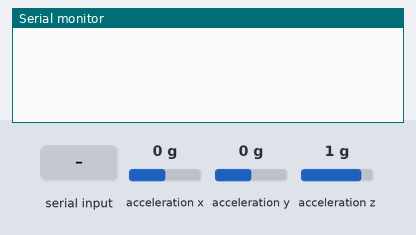
Bench run of a sketch on a simulated Arduino Uno, built with avr-gcc and run on an emulated ATmega328P. Parts: the last lines printed to the serial monitor. Inputs (shaded band) come from the test bench; at power-on: acceleration x 0 g, acceleration y 0 g, acceleration z 1 g.

Above: at 1.2 s.
1.3 s: "a" received over Serial
At 1.9 s:
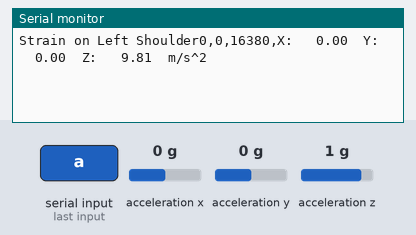
2.8 s: "b" received over Serial
At 3.9 s:
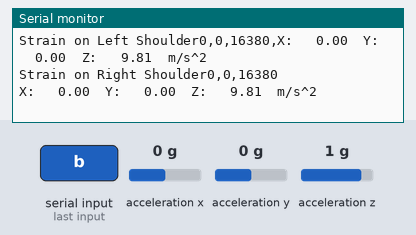
4.3 s: "c" received over Serial
At 5.5 s:
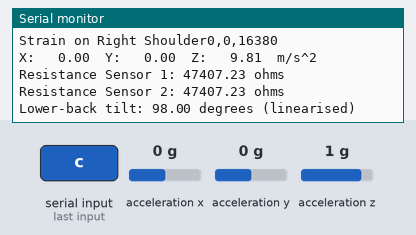

The sketch:

final_project.ino
```cpp
#include <Wire.h>                                     // I2C Wire Library

// Adafruit Libraries
#include <Adafruit_MMA8451.h>
#include <Adafruit_Sensor.h>


//Defining the object for each sensor, mma and mma2
Adafruit_MMA8451 mma  = Adafruit_MMA8451();
Adafruit_MMA8451 mma2 = Adafruit_MMA8451();

const int FLEX_PIN_1 = A0;
const int FLEX_PIN_2 = A1;

const float VCC = 4.98; // Measured voltage of Ardunio 5V line
const float R_DIV = 47500.0; // Measured resistance of 3.3k resistor


const float STRAIGHT_RESISTANCE = 37300.0; // resistance when straight
const float BEND_RESISTANCE = 90000.0; // resistance at 90 deg

void setup(void)
{
  //bool begin(uint8_t addr = MMA8451_DEFAULT_ADDRESS);

  Serial.begin(9600);                                 // Initiate serial communication

  pinMode(FLEX_PIN_1, INPUT);
  pinMode(FLEX_PIN_2, INPUT);

  if (! mma.begin(0x1C)) {                            // First sensor in the address of 0x1C
    Serial.println("Couldnt start first sensor 1");
    while (1);
  }

  if (!mma2.begin(0x1D)) {                           // Second sensor in the address of 0x1D
    Serial.println("Couldnt start second sensor 2");
    while (1);
  }


  mma.setRange(MMA8451_RANGE_4_G);
  mma2.setRange(MMA8451_RANGE_4_G);


}

void loop()
{

  char c = Serial.read();
  if(c == 'a'){
    mma.read();

    Serial.print("Strain on Left Shoulder");
    Serial.print(mma.x);
    Serial.print(",");
    Serial.print(mma.y);
    Serial.print(",");
    Serial.print(mma.z);
    Serial.print(",");


    sensors_event_t event;
    mma.getEvent(&event);

    Serial.print("X: \t"); Serial.print(event.acceleration.x); Serial.print("\t");
    Serial.print("Y: \t"); Serial.print(event.acceleration.y); Serial.print("\t");
    Serial.print("Z: \t"); Serial.print(event.acceleration.z); Serial.print("\t");
    Serial.println("m/s^2 ");
    }
    if(c == 'b'){
    mma2.read();
    Serial.print("Strain on Right Shoulder");
    Serial.print(mma2.x);
    Serial.print(",");
    Serial.print(mma2.y);
    Serial.print(",");
    Serial.print(mma2.z);
    Serial.println();

    sensors_event_t event2;
    mma2.getEvent(&event2);
    Serial.print("X: \t"); Serial.print(event2.acceleration.x); Serial.print("\t");
    Serial.print("Y: \t"); Serial.print(event2.acceleration.y); Serial.print("\t");
    Serial.print("Z: \t"); Serial.print(event2.acceleration.z); Serial.print("\t");
    Serial.println("m/s^2 ");

    }
    if(c == 'c'){
    int flexADC_1 = analogRead(FLEX_PIN_1);
    int flexADC_2 = analogRead(FLEX_PIN_2);

    float flexV_1 = flexADC_1 * VCC / 1023.0;
    float flexR_1 = R_DIV * (VCC / flexV_1 - 1.0);
    float flexV_2 = flexADC_2 * VCC / 1023.0;
    float flexR_2 = R_DIV * (VCC / flexV_2 - 1.0);
    Serial.println("Resistance Sensor 1: " + String(flexR_1) + " ohms");
    Serial.println("Resistance Sensor 2: " + String(flexR_2) + " ohms");

    // Use the calculated resistance to estimate the sensor's
    // bend angle:
    float angle_1 = map(flexR_1, STRAIGHT_RESISTANCE, BEND_RESISTANCE, 0, 90.0);
    float angle_2 = map(flexR_2, STRAIGHT_RESISTANCE, BEND_RESISTANCE, 0, 90.0);
    float total = flexR_1 + flexR_2;
    float angle_linearised = map(total, STRAIGHT_RESISTANCE, BEND_RESISTANCE, 0, 90.0);

    Serial.println("Lower-back tilt: " + String(angle_linearised) + " degrees (linearised)");
    Serial.println();

    }

    delay(50);
}
```

Measured:
- after the input at 1.3 s, the serial monitor: prints a new line after 0.05 s (image 1)
- after the input at 2.8 s, the serial monitor: prints a new line at once (image 2)
- after the input at 4.3 s, the serial monitor: prints a new line at once (image 3)
